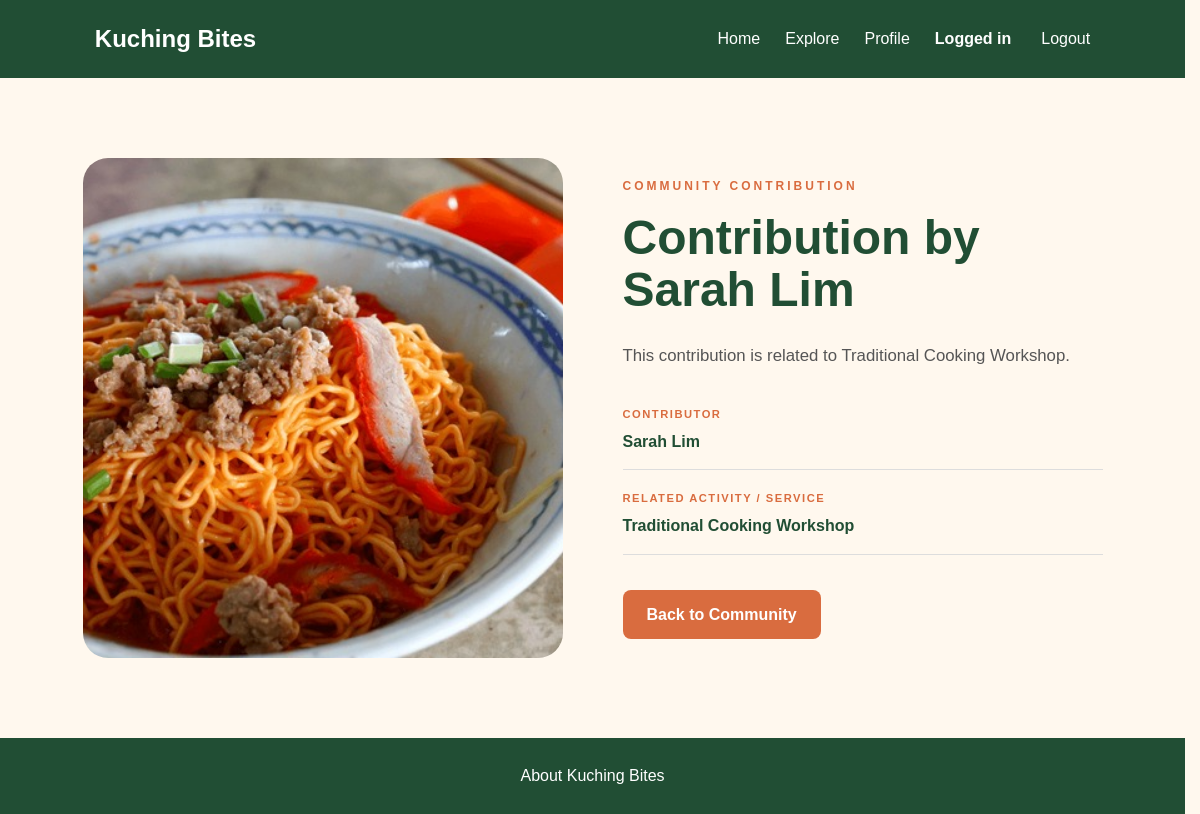
/community_detail.php?id=2 (signed in), run on the app's committed database.
### tables this page shows
CREATE TABLE `community_table` (
  `id` int(11) NOT NULL,
  `first_name` varchar(50) NOT NULL,
  `last_name` varchar(50) NOT NULL,
  `contribution_image` varchar(100) DEFAULT NULL,
  `related_activity` varchar(50) NOT NULL,
  `status` varchar(10) NOT NULL
);

### community_detail.php (the view, shortened to what this page needs)
<?php
require_once "db.php";
$id = filter_input(INPUT_GET, "id", FILTER_VALIDATE_INT);
$sql = "SELECT id, first_name, last_name, contribution_image,
               related_activity, status
        FROM community_table
        WHERE id = ?";
$stmt = $conn->prepare($sql);
$stmt->bind_param("i", $id);
$stmt->execute();
$result = $stmt->get_result();
$contribution = $result->fetch_assoc();
$contributor = $contribution["first_name"] . " " . $contribution["last_name"];
$contributor = htmlspecialchars($contributor, ENT_QUOTES, "UTF-8");
$relatedActivity = htmlspecialchars($contribution["related_activity"], ENT_QUOTES, "UTF-8");
$image = $contribution["contribution_image"];
?>
<!DOCTYPE html>
<html lang="en">
<head>
    <link rel="stylesheet" href="style/style.css">
</head>
<body>
    <header class="navbar">
        <h1 class="logo">
            Kuching Bites
        </h1>
        <nav>
            <a href="index.php">Home</a>
            <a href="main_menu.php">Explore</a>
            <a href="profile.php">Profile</a>
            <span class="nav-user">
                Logged in
            </span>
            <a href="logout.php">
                Logout
            </a>
        </nav>
    </header>
    <main>
        <section class="community-detail">
            <div class="community-detail-image">
                <?php if (!empty($image)): ?>
                    <img
                        src="<?php echo htmlspecialchars($image, ENT_QUOTES, "UTF-8"); ?>"
                        alt="Community contribution by <?php echo $contributor; ?>"
                    >
                <?php else: ?>
                    <p>No contribution image available.</p>
                <?php endif; ?>
            </div>
            <div class="community-detail-content">
                <p class="community-detail-label">
                    COMMUNITY CONTRIBUTION
                </p>
                <h2>
                    Contribution by <?php echo $contributor; ?>
                </h2>
                <p class="community-detail-description">
                    This contribution is related to
                    <?php echo $relatedActivity; ?>.
                </p>
                <div class="community-detail-info">
                    <div>
                        <span>CONTRIBUTOR</span>
                        <strong>
                            <?php echo $contributor; ?>
                        </strong>
                    </div>
                    <div>
                        <span>RELATED ACTIVITY / SERVICE</span>
                        <strong>
                            <?php echo $relatedActivity; ?>
                        </strong>
                    </div>
                </div>
                <a
                    href="community.php"
                    class="btn btn-primary"
                >
                    Back to Community
                </a>
            </div>
        </section>
    </main>
    <footer>
        <a href="about.php">
            About Kuching Bites
        </a>
    </footer>
</body>
</html>

### style/style.css (style rules this page uses)
* { box-sizing: border-box; margin: 0; padding: 0; }
body { font-family: Arial, sans-serif; background-color: #fff8ee; color: #242424; line-height: 1.6; min-height: 100vh; display: flex; flex-direction: column; }
main { flex: 1; }
.navbar { display: flex; justify-content: space-between; align-items: center; padding: 20px 8%; background-color: #214e34; }
.logo { color: white; font-size: 1.5rem; }
.navbar nav { display: flex; gap: 25px; }
.navbar a { color: white; text-decoration: none; }
.btn { display: inline-block; padding: 12px 24px; border-radius: 8px; text-decoration: none; font-weight: bold; transition: transform 0.25s ease, box-shadow 0.25s ease, background-color 0.25s ease; }
.btn-primary { background-color: #d96c3f; color: white; }
footer { padding: 25px; text-align: center; background-color: #214e34; }
footer a { color: white; text-decoration: none; }
.community-detail { max-width: 1100px; margin: 0 auto; padding: 80px 40px; display: grid; grid-template-columns: 1fr 1fr; gap: 60px; align-items: center; }
.community-detail-image { width: 100%; height: 500px; overflow: hidden; border-radius: 25px; }
.community-detail-image img { width: 100%; height: 100%; object-fit: cover; display: block; }
.community-detail-content { max-width: 500px; }
.community-detail-label { color: #d96c3f; font-size: 0.75rem; font-weight: bold; letter-spacing: 3px; margin-bottom: 15px; }
.community-detail-content h2 { color: #214e34; font-size: 3rem; line-height: 1.1; margin-bottom: 25px; }
.community-detail-description { color: #555; font-size: 1.05rem; line-height: 1.7; margin-bottom: 35px; }
.community-detail-info { display: flex; flex-direction: column; gap: 20px; margin-bottom: 35px; }
.community-detail-info div { padding-bottom: 15px; border-bottom: 1px solid #ddd; }
.community-detail-info span { display: block; color: #d96c3f; font-size: 0.7rem; font-weight: bold; letter-spacing: 1.5px; margin-bottom: 5px; }
.community-detail-info strong { color: #214e34; font-size: 1rem; }
.nav-user { color: white; font-weight: 600; margin-right: 5px; }
html { scrollbar-gutter: stable; }

### data on the page
community_table: contribution_image (picture), contributor "Sarah Lim", related_activity "Traditional Cooking Workshop"
